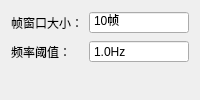
          <widget class="QWidget" name="pageFrequency">
           <layout class="QFormLayout" name="formLayoutFrequency">
            <item row="0" column="0">
             <widget class="QLabel" name="labelFreqWindow">
              <property name="text">
               <string>帧窗口大小：</string>
              </property>
             </widget>
            </item>
            <item row="0" column="1">
             <widget class="QSpinBox" name="spinFreqWindow">
              <property name="buttonSymbols">
               <enum>QAbstractSpinBox::ButtonSymbols::NoButtons</enum>
              </property>
              <property name="suffix">
               <string>帧</string>
              </property>
              <property name="maximum">
               <number>100</number>
              </property>
              <property name="value">
               <number>10</number>
              </property>
             </widget>
            </item>
            <item row="1" column="0">
             <widget class="QLabel" name="labelFreqThreshold">
              <property name="text">
               <string>频率阈值：</string>
              </property>
             </widget>
            </item>
            <item row="1" column="1">
             <widget class="QDoubleSpinBox" name="spinFreqThreshold">
              <property name="buttonSymbols">
               <enum>QAbstractSpinBox::ButtonSymbols::NoButtons</enum>
              </property>
              <property name="suffix">
               <string>Hz</string>
              </property>
              <property name="decimals">
               <number>1</number>
              </property>
              <property name="minimum">
               <double>0.100000000000000</double>
              </property>
              <property name="maximum">
               <double>10.000000000000000</double>
              </property>
              <property name="singleStep">
               <double>0.100000000000000</double>
              </property>
              <property name="value">
               <double>1.000000000000000</double>
              </property>
             </widget>
            </item>
           </layout>
          </widget>
